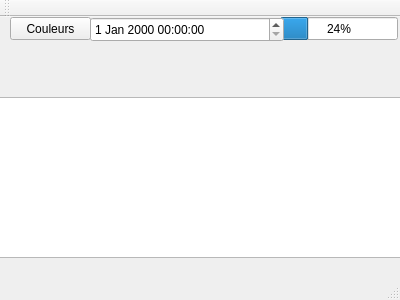
<?xml version="1.0" encoding="UTF-8"?>
<ui version="4.0">
 <class>MainWindow</class>
 <widget class="QMainWindow" name="MainWindow">
  <property name="geometry">
   <rect>
    <x>0</x>
    <y>0</y>
    <width>400</width>
    <height>300</height>
   </rect>
  </property>
  <property name="windowTitle">
   <string>MainWindow</string>
  </property>
  <widget class="QWidget" name="centralWidget">
   <widget class="QGraphicsView" name="graphicsView">
    <property name="geometry">
     <rect>
      <x>-5</x>
      <y>80</y>
      <width>411</width>
      <height>161</height>
     </rect>
    </property>
   </widget>
   <widget class="QProgressBar" name="progressBar">
    <property name="geometry">
     <rect>
      <x>280</x>
      <y>0</y>
      <width>118</width>
      <height>23</height>
     </rect>
    </property>
    <property name="value">
     <number>24</number>
    </property>
   </widget>
   <widget class="QDateTimeEdit" name="dateTimeEdit">
    <property name="geometry">
     <rect>
      <x>90</x>
      <y>0</y>
      <width>194</width>
      <height>25</height>
     </rect>
    </property>
   </widget>
   <widget class="QToolButton" name="toolButton">
    <property name="geometry">
     <rect>
      <x>10</x>
      <y>0</y>
      <width>81</width>
      <height>23</height>
     </rect>
    </property>
    <property name="text">
     <string>Couleurs</string>
    </property>
   </widget>
  </widget>
  <widget class="QToolBar" name="mainToolBar">
   <attribute name="toolBarArea">
    <enum>TopToolBarArea</enum>
   </attribute>
   <attribute name="toolBarBreak">
    <bool>false</bool>
   </attribute>
  </widget>
  <widget class="QStatusBar" name="statusBar"/>
 </widget>
 <layoutdefault spacing="6" margin="11"/>
 <resources/>
 <connections/>
</ui>
